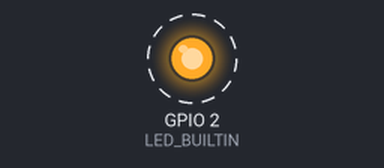
Bench run of a sketch on a simulated ESP8266 (NodeMCU). Shown: output pins drawn as LEDs (lit = HIGH, except the on-board LED, lit = LOW). Dashed ring = blinking. WiFi joins after 1.5 s; servers stay silent unless stated; what the sketch prints to the serial monitor is not drawn.

Above: at 1.62 s.
Timing chart, 0 to 4.5 s (numbered marks = the images above):
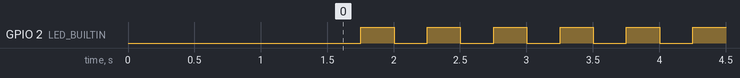

The sketch:

ESP_Blink.ino
```cpp
#include <ESP8266WiFi.h>
#include <ESPAsyncTCP.h>
#include <ESPAsyncWebServer.h>
#include <AsyncElegantOTA.h>

const char *ssid = "GAVV";
const char *password = "Tokyo123";

AsyncWebServer server(80);

void setup(void)
{
  Serial.begin(115200);
  WiFi.mode(WIFI_STA);
  WiFi.begin(ssid, password);
  Serial.println("");
  pinMode(LED_BUILTIN, OUTPUT);
  // Wait for connection
  while (WiFi.status() != WL_CONNECTED)
  {
    delay(500);
    Serial.print(".");
  }
  Serial.println("");
  Serial.print("Connected to ");
  Serial.println(ssid);
  Serial.print("IP address: ");
  Serial.println(WiFi.localIP());

  server.on("/", HTTP_GET, [](AsyncWebServerRequest *request)
            { request->send(200, "text/plain", "Hi! I am ESP8266."); });

  AsyncElegantOTA.begin(&server); // Start ElegantOTA
  server.begin();
  Serial.println("HTTP server started");
}

void loop()
{
  // put your main code here, to run repeatedly:
  digitalWrite(LED_BUILTIN, LOW); // Turn the LED on (Note that LOW is the voltage level
  // but actually the LED is on; this is because
  // it is active low on the ESP-01)
  delay(250);                      // Wait for a second
  digitalWrite(LED_BUILTIN, HIGH); // Turn the LED off by making the voltage HIGH
  delay(250);                      // Wait for two seconds (to demonstrate the active low LED)
}
```

Measured:
- by itself, GPIO 2 (LED_BUILTIN): alternates HIGH for 0.25 s and LOW for 0.25 s
